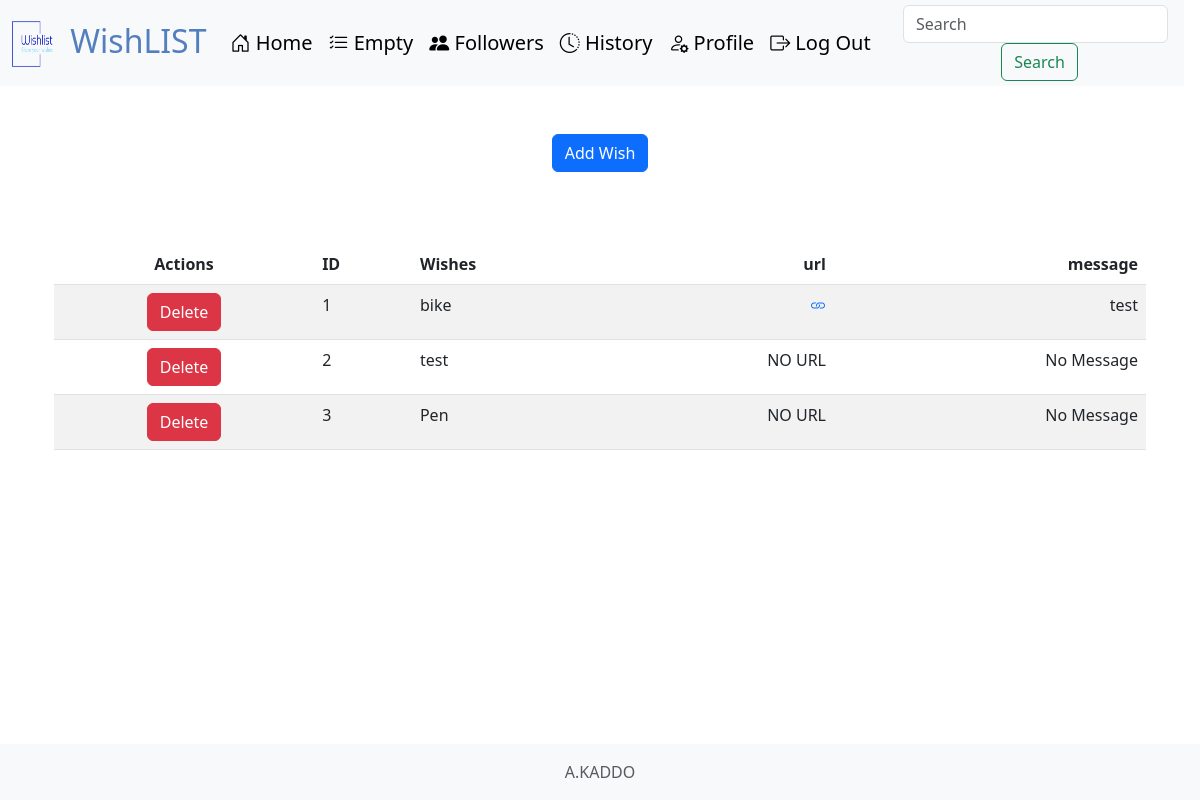
/ (signed in), run on the app's committed database.
### tables this page shows
CREATE TABLE "wishes" (
	"id"	INTEGER NOT NULL,
	"user_id"	INTEGER NOT NULL,
	"wish"	TEXT NOT NULL,
	"url"	TEXT,
	"message"	INTEGER,
	FOREIGN KEY("user_id") REFERENCES "users"("id"),
	PRIMARY KEY("id")
);

### app.py (the view)
@app.route("/", methods=["GET"])
@login_required
def index():
    rows = db.execute("SELECT * FROM wishes WHERE user_id = ?", session["user_id"])
    wishes = [{"name": row["wish"], "url": row["url"], "message": row["message"], "id": row["id"]} for row in rows]
    return render_template("index.html", wishes=wishes)

### app.py (called while the page is built)
@app.after_request
def after_request(response):
    response.headers["Cach-Control"] = "no-cach, no-store, must-revalidate"
    response.headers["Expires"] = 0
    response.headers["Pragma"] = "no-cache"
    return response

def login_required(f):
    @wraps(f)
    def decorated_function(*args, **kwargs):
        if session.get("user_id") is None:
            return redirect("/login")
        return f(*args, **kwargs)
    return decorated_function

### templates/index.html (shortened to what this page needs)
{% extends "layout.html" %}
{% block main %}
<div class="container">
  <form action="/add" method="post">
    <div class="btn-group" role="group" aria-label="Basic example">
      <button type="button"  class="btn btn-primary" onclick="showAddFields()"">Add Wish</button>
    </div>
    <br>
  </form>
  <main class="container py-5 text-center">
    <table class="table table-striped">
        <thead>
            <tr>
                <th class="text">Actions</th>
                <th class="text-start">ID</th>
                <th class="text-start">Wishes</th>
                <th class="text-end">url</th>
                <th class="text-end">message</th>
            </tr>
        </thead>
        <tbody>
            {% for wish in wishes %}
              <tr>
                <td class="text">
                  <form action="{{ url_for('delete_wish') }}" method="POST">
                    <button type="submit" class="btn btn-danger">Delete</button>
                </form>
                </td>
                <td class="text-start">{{ wish.id }}</td>
                <td class="text-start">{{ wish.name }}</td>
                {% if wish.url != "No URL" %}
                  <td class="text-end"><a href="{{ wish.url }}"><i class="bi bi-link"></i></a></td>
                {% else %}
                  <td class="text-end">NO URL</td>
                {% endif %}
                <td class="text-end">{{ wish.message }}</td>
              </tr>
            {% endfor %}
        </tbody>
    </table>
  </main>
</div>
{% endblock %}

### static/style.css (style rules this page uses)
form { display: flex; flex-direction: column; align-items: center; }
.btn-group { display: flex; justify-content: center; }

### data on the page
wishes: id "1", name "bike", message "test"
wishes: id "2", name "test", url "NO URL", message "No Message"
wishes: id "3", name "Pen", url "NO URL", message "No Message"
